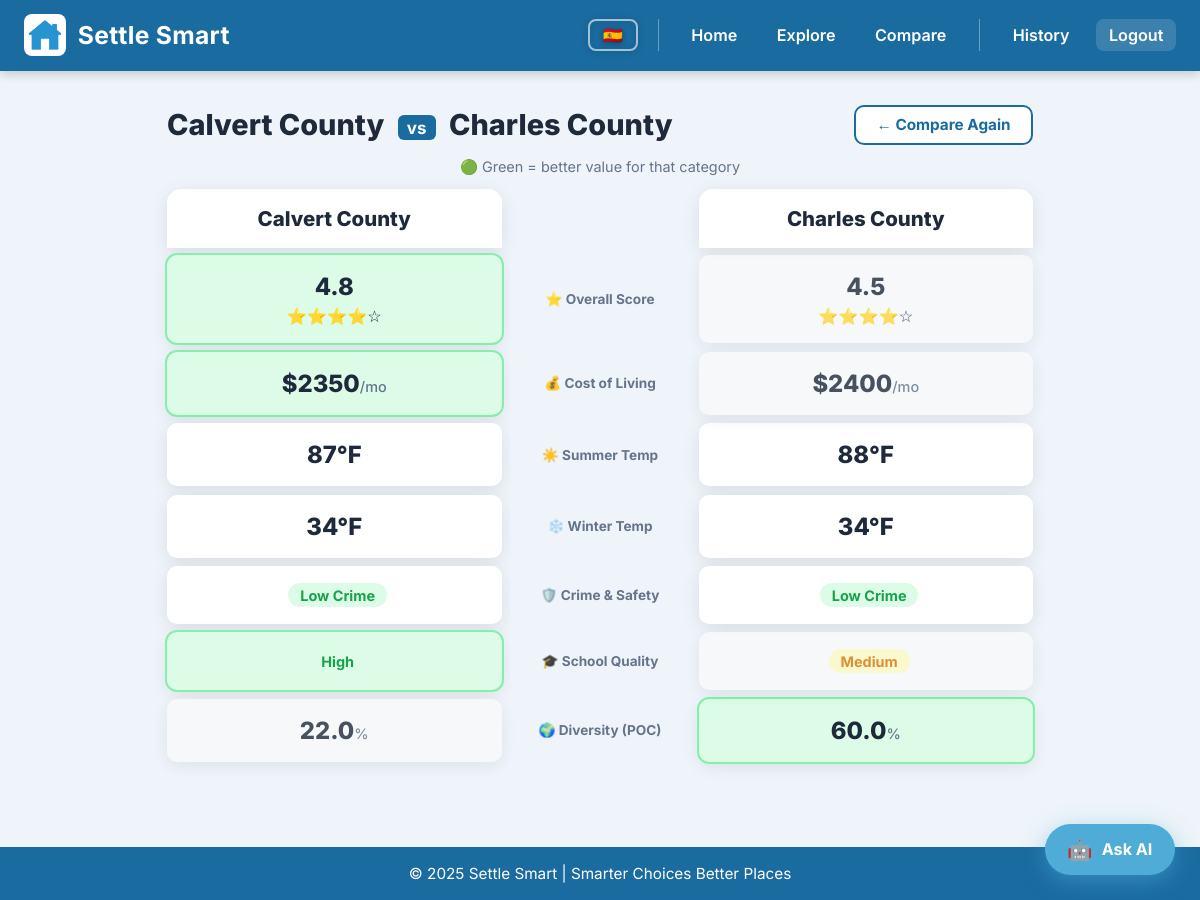
Page /compare?county1=Calvert County&county2=Charles County (signed in) on the committed database.
### tables this page shows
CREATE TABLE counties (
            id INTEGER PRIMARY KEY AUTOINCREMENT,
            name TEXT UNIQUE NOT NULL,
            summer_temp INTEGER,
            winter_temp INTEGER,
            avg_cost_of_living INTEGER,
            crime_safety TEXT,
            school_quality TEXT,
            diversity_percent REAL,
            crime_explanation TEXT,
            school_explanation TEXT,
            race_white REAL,
            race_black REAL,
            race_hispanic REAL,
            race_asian REAL,
            race_american_indian REAL,
            race_native_hawaiian REAL,
            race_multiracial REAL,
            lat REAL,
            lng REAL
        );

### app.py (the view, shortened to what this page needs)
@app.route("/compare", methods=["GET", "POST"])
def compare():
    county1 = county2 = county1_name = county2_name = None
    if request.method == "POST":
        county1_name = request.form.get("county1")
        county2_name = request.form.get("county2")
    elif request.args.get("county1") and request.args.get("county2"):
        county1_name = request.args.get("county1")
        county2_name = request.args.get("county2")
    if county1_name: county1 = get_county_overview(county1_name)
    if county2_name: county2 = get_county_overview(county2_name)
    if county1 and county2:
        return render_template(
            "compare_result.html",
            county1=county1, county2=county2,
        )
    return render_template(
        "compare.html",
        counties=get_all_county_names(),
        county1_name=county1_name, county2_name=county2_name,
    )

### app.py (called while the page is built)
def get_db():
    conn = sqlite3.connect("settle_smart.db")
    conn.row_factory = sqlite3.Row
    return conn

@login_manager.user_loader
def load_user(user_id):
    conn = get_db()
    row = conn.execute("SELECT * FROM users WHERE id = ?", (user_id,)).fetchone()
    conn.close()
    if row:
        return User(row["id"], row["username"], row["email"])
    return None

@app.context_processor
def inject_lang():
    lang = session.get('lang', 'en')
    return {'t': TRANSLATIONS[lang], 'lang': lang}

def compute_raw_score(entry: dict) -> int:
    score = 70
    if entry["schoolQuality"] == "High":   score += 10
    elif entry["schoolQuality"] == "Low":  score -= 10
    if entry["crimeSafety"] == "Low":      score += 10
    elif entry["crimeSafety"] == "High":   score -= 10
    diversity = entry["diversityPercent"]
    score += max(0, 10 - abs(50 - diversity) // 5)
    cost = entry["averageCostOfLiving"]
    if cost <= 1900:   score += 5
    elif cost >= 3000: score -= 5
    return max(0, min(100, score))

def compute_star_score(entry: dict) -> float:
    raw = compute_raw_score(entry)
    star = round(1.0 + (raw / 100.0) * 4.0, 1)
    return star

### templates/compare_result.html (shortened to what this page needs)
<!DOCTYPE html>
<html lang="{{ lang }}">
<head>
  <link rel="stylesheet" href="{{ url_for('static', filename='style.css') }}">
</head>
<body>
  <header class="site-header">
    <div class="logo-title">
      <img src="{{ url_for('static', filename='logo.png') }}" alt="Settle Smart Logo"/>
      <h1>Settle Smart</h1>
    </div>
    <nav class="nav-links">
      <div class="lang-toggle">
        {% if lang == 'en' %}
          <a href="/set-lang/es" class="lang-btn" title="Español">🇪🇸</a>
        {% else %}
          <a href="/set-lang/en" class="lang-btn" title="English">🇺🇸</a>
        {% endif %}
      </div>
      <a href="/">{{ t.nav_home }}</a>
      <a href="/explore">{{ t.nav_explore }}</a>
      <a href="/compare">{{ t.nav_compare }}</a>
      {% if current_user.is_authenticated %}
        <a href="/history">{{ t.nav_history }}</a>
        <a href="/logout" class="nav-auth">{{ t.nav_logout }}</a>
      {% else %}
        <span class="nav-divider">|</span>
        <a href="/login" class="nav-auth">{{ t.nav_login }}</a>
      {% endif %}
    </nav>
  </header>
  <main class="compare-result-page">
    <div class="cmp-result-header">
      <h2>{{ county1.name }} <span class="vs-inline">vs</span> {{ county2.name }}</h2>
      <a href="/compare" class="cmp-again-btn">{{ t.compare_again }}</a>
    </div>
    <p class="compare-legend">{{ t.compare_legend }}</p>
    <div class="compare-header-row">
      <div class="compare-county-title">{{ county1.name }}</div>
      <div class="compare-center-label"></div>
      <div class="compare-county-title">{{ county2.name }}</div>
    </div>
    <div class="compare-table">
      <div class="compare-row">
        <div class="compare-cell left {% if county1.overall_score > county2.overall_score %}winner{% elif county1.overall_score < county2.overall_score %}loser{% endif %}">
          <span class="cmp-val">{{ county1.overall_score }}</span>
          <span class="cmp-stars">{% for i in range(1,6) %}{% if county1.overall_score >= i %}⭐{% else %}☆{% endif %}{% endfor %}</span>
        </div>
        <div class="compare-label">{{ t.cat_overall }}</div>
        <div class="compare-cell right {% if county2.overall_score > county1.overall_score %}winner{% elif county2.overall_score < county1.overall_score %}loser{% endif %}">
          <span class="cmp-val">{{ county2.overall_score }}</span>
          <span class="cmp-stars">{% for i in range(1,6) %}{% if county2.overall_score >= i %}⭐{% else %}☆{% endif %}{% endfor %}</span>
        </div>
      </div>
      <div class="compare-row">
        <div class="compare-cell left {% if county1.averageCostOfLiving < county2.averageCostOfLiving %}winner{% elif county1.averageCostOfLiving > county2.averageCostOfLiving %}loser{% endif %}">
          <span class="cmp-val">${{ county1.averageCostOfLiving }}<span class="cmp-unit">{{ t.per_month }}</span></span>
        </div>
        <div class="compare-label">{{ t.cat_cost }}</div>
        <div class="compare-cell right {% if county2.averageCostOfLiving < county1.averageCostOfLiving %}winner{% elif county2.averageCostOfLiving > county1.averageCostOfLiving %}loser{% endif %}">
          <span class="cmp-val">${{ county2.averageCostOfLiving }}<span class="cmp-unit">{{ t.per_month }}</span></span>
        </div>
      </div>
      <div class="compare-row">
        <div class="compare-cell left"><span class="cmp-val">{{ county1.summerTemp }}°F</span></div>
        <div class="compare-label">{{ t.cat_summer }}</div>
        <div class="compare-cell right"><span class="cmp-val">{{ county2.summerTemp }}°F</span></div>
      </div>
      <div class="compare-row">
        <div class="compare-cell left"><span class="cmp-val">{{ county1.winterTemp }}°F</span></div>
        <div class="compare-label">{{ t.cat_winter }}</div>
        <div class="compare-cell right"><span class="cmp-val">{{ county2.winterTemp }}°F</span></div>
      </div>
      {% set crime_order = {"Low": 1, "Medium": 2, "High": 3} %}
      <div class="compare-row">
        <div class="compare-cell left {% if crime_order[county1.crimeSafety] < crime_order[county2.crimeSafety] %}winner{% elif crime_order[county1.crimeSafety] > crime_order[county2.crimeSafety] %}loser{% endif %}">
          {% if county1.crimeSafety == "Low" %}<span class="badge-pill pill-low">{{ t.pill_low_crime }}</span>
          {% elif county1.crimeSafety == "Medium" %}<span class="badge-pill pill-medium">{{ t.pill_medium }}</span>
          {% else %}<span class="badge-pill pill-high-crime">{{ t.pill_high_crime }}</span>{% endif %}
        </div>
        <div class="compare-label">{{ t.cat_crime }}</div>
        <div class="compare-cell right {% if crime_order[county2.crimeSafety] < crime_order[county1.crimeSafety] %}winner{% elif crime_order[county2.crimeSafety] > crime_order[county1.crimeSafety] %}loser{% endif %}">
          {% if county2.crimeSafety == "Low" %}<span class="badge-pill pill-low">{{ t.pill_low_crime }}</span>
          {% elif county2.crimeSafety == "Medium" %}<span class="badge-pill pill-medium">{{ t.pill_medium }}</span>
          {% else %}<span class="badge-pill pill-high-crime">{{ t.pill_high_crime }}</span>{% endif %}
        </div>
      </div>
      {% set school_order = {"High": 1, "Medium": 2, "Low": 3} %}
      <div class="compare-row">
        <div class="compare-cell left {% if school_order[county1.schoolQuality] < school_order[county2.schoolQuality] %}winner{% elif school_order[county1.schoolQuality] > school_order[county2.schoolQuality] %}loser{% endif %}">
          {% if county1.schoolQuality == "High" %}<span class="badge-pill pill-low">{{ t.pill_high }}</span>
          {% elif county1.schoolQuality == "Medium" %}<span class="badge-pill pill-medium">{{ t.pill_medium }}</span>
          {% else %}<span class="badge-pill pill-high-crime">{{ t.pill_low }}</span>{% endif %}
        </div>
        <div class="compare-label">{{ t.cat_school }}</div>
        <div class="compare-cell right {% if school_order[county2.schoolQuality] < school_order[county1.schoolQuality] %}winner{% elif school_order[county2.schoolQuality] > school_order[county1.schoolQuality] %}loser{% endif %}">
          {% if county2.schoolQuality == "High" %}<span class="badge-pill pill-low">{{ t.pill_high }}</span>
          {% elif county2.schoolQuality == "Medium" %}<span class="badge-pill pill-medium">{{ t.pill_medium }}</span>
          {% else %}<span class="badge-pill pill-high-crime">{{ t.pill_low }}</span>{% endif %}
        </div>
      </div>
      <div class="compare-row">
        <div class="compare-cell left {% if county1.diversityPercent > county2.diversityPercent %}winner{% elif county1.diversityPercent < county2.diversityPercent %}loser{% endif %}">
          <span class="cmp-val">{{ county1.diversityPercent }}<span class="cmp-unit">%</span></span>
        </div>
        <div class="compare-label">{{ t.cat_diversity }}</div>
        <div class="compare-cell right {% if county2.diversityPercent > county1.diversityPercent %}winner{% elif county2.diversityPercent < county1.diversityPercent %}loser{% endif %}">
          <span class="cmp-val">{{ county2.diversityPercent }}<span class="cmp-unit">%</span></span>
        </div>
      </div>
    </div>
  </main>
  <footer>{{ t.footer }}</footer>
  <a href="/assistant" class="ai-fab">
    <span class="fab-icon">🤖</span> {{ t.ask_ai }}
  </a>
</body>
</html>

### static/style.css (style rules this page uses)
* { box-sizing: border-box; margin: 0; padding: 0; }
:root { --brand: #1a6ba0; --brand-d: #124f7a; --ink: #1e293b; --bg: #eef4f9; --panel: #ffffff; --muted: #64748b; --ring: rgba(26,107,160,.25); --green: #16a34a; --yellow: #d97706; --red: #dc2626; --radius: 14px; --shadow: 0 4px 18px rgba(0,0,0,.09); }
html, body { font-size: 17px; font-family: 'Inter', 'Segoe UI', sans-serif; color: var(--ink); background: var(--bg); }
header, .site-header { background: var(--brand); color: #fff; padding: .85rem 1.4rem; display: flex; align-items: center; justify-content: space-between; gap: 1rem; box-shadow: 0 3px 10px rgba(0,0,0,.18); position: sticky; top: 0; z-index: 100; }
.brand, .logo-title { display: flex; align-items: center; gap: 12px; text-decoration: none; color: inherit; }
.brand img, .logo-title img { height: 42px; border-radius: 8px; }
.brand-text .title, .logo-title h1 { font-size: 1.45rem; font-weight: 700; letter-spacing: .3px; margin: 0; }
.nav-links { display: flex; gap: 14px; }
.nav-links a, .backlink { color: #fff; text-decoration: none; font-weight: 600; font-size: .95rem; padding: .35rem .75rem; border-radius: 8px; transition: background .2s; }
.badge-pill { display: inline-block; padding: .2rem .7rem; border-radius: 999px; font-size: .85rem; font-weight: 700; margin-left: .4rem; }
.pill-low { background: #dcfce7; color: var(--green); }
.pill-medium { background: #fef9c3; color: var(--yellow); }
.compare-result-page { max-width: 900px; margin: 0 auto; padding: 2rem 1rem 5rem; }
.cmp-result-header { display: flex; align-items: center; justify-content: space-between; flex-wrap: wrap; gap: 1rem; margin-bottom: .75rem; }
.cmp-result-header h2 { font-size: 1.7rem; font-weight: 800; color: var(--ink); }
.vs-inline { font-size: 1rem; font-weight: 700; color: #fff; background: var(--brand); padding: .15rem .55rem; border-radius: 6px; margin: 0 .4rem; vertical-align: middle; }
.cmp-again-btn { background: var(--panel); color: var(--brand); border: 2px solid var(--brand); padding: .5rem 1.2rem; border-radius: 10px; font-weight: 700; font-size: .9rem; text-decoration: none; transition: background .2s, color .2s; }
.compare-header-row { display: grid; grid-template-columns: 1fr 180px 1fr; gap: .5rem; margin-bottom: .4rem; }
.compare-county-title { font-size: 1.2rem; font-weight: 800; color: var(--ink); text-align: center; background: var(--panel); border-radius: var(--radius) var(--radius) 0 0; padding: 1rem; box-shadow: var(--shadow); }
.compare-table { display: flex; flex-direction: column; gap: .5rem; }
.compare-row { display: grid; grid-template-columns: 1fr 180px 1fr; gap: .5rem; align-items: stretch; }
.compare-cell { background: var(--panel); border-radius: 10px; padding: 1rem 1.2rem; display: flex; flex-direction: column; align-items: center; justify-content: center; gap: .3rem; box-shadow: var(--shadow); transition: background .2s; }
.compare-cell.winner { background: #dcfce7; outline: 2px solid #86efac; }
.compare-cell.loser { background: #fafafa; opacity: .8; }
.compare-label { background: var(--bg); border-radius: 10px; display: flex; align-items: center; justify-content: center; text-align: center; font-size: .8rem; font-weight: 700; color: var(--muted); padding: .5rem .4rem; }
.cmp-val { font-size: 1.4rem; font-weight: 800; color: var(--ink); }
.cmp-unit { font-size: .85rem; font-weight: 500; color: var(--muted); }
.cmp-stars { font-size: .95rem; }
.compare-legend { margin-bottom: .8rem; text-align: center; color: var(--muted); font-size: .85rem; }
.ai-fab { position: fixed; bottom: 1.5rem; right: 1.5rem; z-index: 999; display: flex; align-items: center; gap: .55rem; background: #4facd6; color: #fff; text-decoration: none; font-weight: 700; font-size: .95rem; padding: .75rem 1.3rem; border-radius: 999px; box-shadow: 0 6px 22px rgba(79,172,214,.5); transition: background .2s, transform .2s, box-shadow .2s; }
.ai-fab .fab-icon { font-size: 1.2rem; }
footer { background: var(--brand); color: #fff; text-align: center; padding: 1rem; font-size: .9rem; }
.nav-auth { background: rgba(255,255,255,.15); border-radius: 8px; }
.lang-toggle { display: flex; }
.lang-btn { text-decoration: none; font-size: 1.9rem; line-height: 1; padding: .18rem .22rem; border-radius: 8px; display: flex; align-items: center; border: 2px solid rgba(255,255,255,.6); transition: transform .15s, border-color .15s; filter: drop-shadow(0 1px 3px rgba(0,0,0,.35)); }

### rows in the picture
counties: name "Calvert County", averageCostOfLiving "2350", pill_high "High", diversityPercent "22.0"
counties: name "Charles County", averageCostOfLiving "2400", pill_medium "Medium", diversityPercent "60.0"

### other values in the picture
{{ t.nav_home }} "Home"
{{ t.nav_explore }} "Explore"
{{ t.nav_compare }} "Compare"
{{ t.nav_history }} "History"
{{ t.nav_logout }} "Logout"
{{ t.compare_again }} "← Compare Again"
{{ t.compare_legend }} "🟢 Green = better value for that category"
{{ county1.overall_score }} "4.8"
{{ t.cat_overall }} "⭐ Overall Score"
{{ county2.overall_score }} "4.5"
{{ t.per_month }} "/mo"
{{ t.cat_cost }} "💰 Cost of Living"
{{ county1.summerTemp }} "87"
{{ t.cat_summer }} "☀️ Summer Temp"
{{ county2.summerTemp }} "88"
